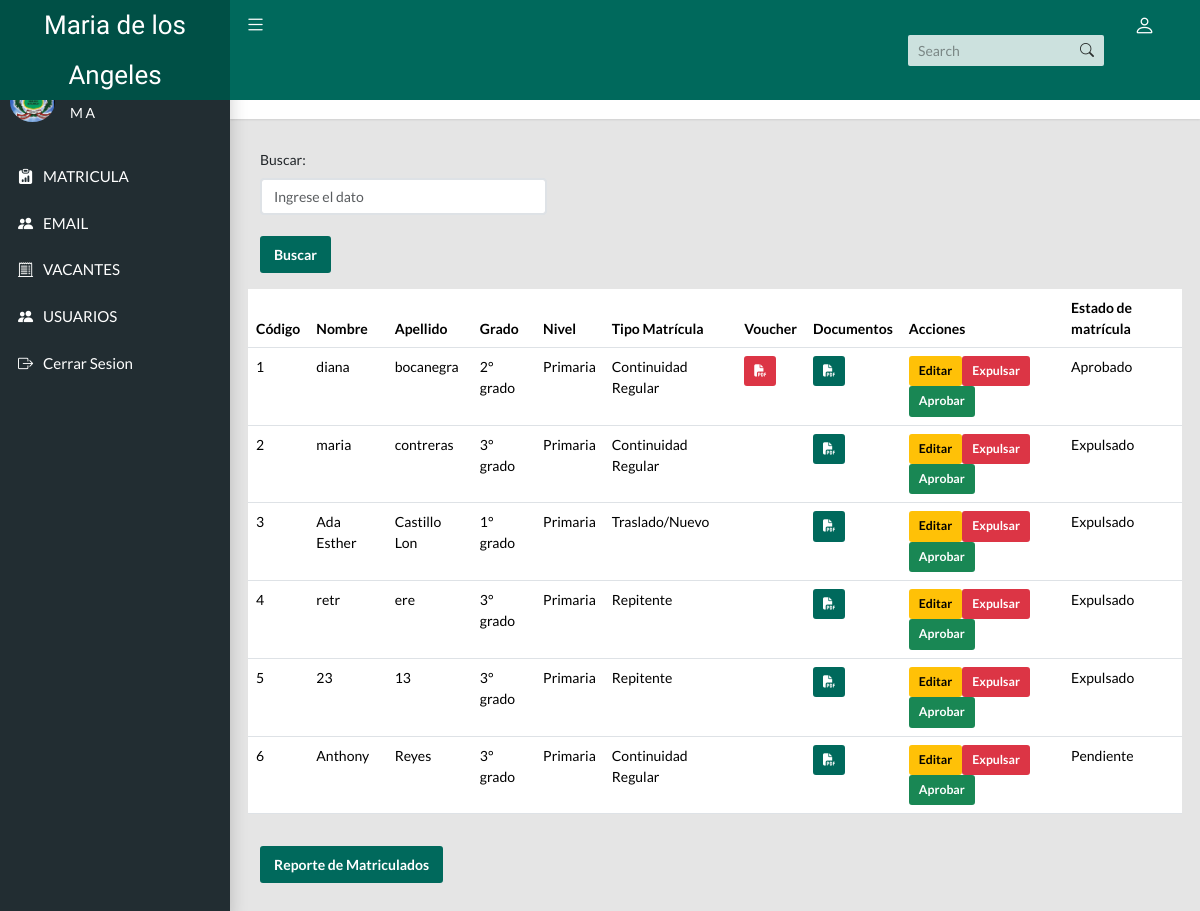
The app's page /administrador/index.php with its own data.
### tables this page shows
CREATE TABLE `matricula` (
  `idMatricula` int(11) NOT NULL,
  `idTipoMatricula` int(11) DEFAULT NULL,
  `ie_Antigua` varchar(50) DEFAULT NULL,
  `archivoDocumentacion` varchar(250) NOT NULL,
  `tipoIdentificacion` int(11) NOT NULL,
  `numeroDocumento` int(11) DEFAULT NULL,
  `nombreAlumno` varchar(100) NOT NULL,
  `apellidoAlumno` varchar(100) NOT NULL,
  `idNivel` int(11) DEFAULT NULL,
  `idGrado` int(11) DEFAULT NULL,
  `vaucher` varchar(250) NOT NULL,
  `archivoVaucher` varchar(250) NOT NULL,
  `idUsuario` int(11) DEFAULT NULL,
  `estado` varchar(50) DEFAULT NULL
);

CREATE TABLE `grado` (
  `idGrado` int(11) NOT NULL,
  `descripcion` varchar(50) NOT NULL
);

CREATE TABLE `nivel` (
  `idNivel` int(11) NOT NULL,
  `descripcion` varchar(50) NOT NULL
);

CREATE TABLE `tipomatricula` (
  `idTipoMatricula` int(11) NOT NULL,
  `descripcion` varchar(50) NOT NULL,
  `contenido` varchar(500) NOT NULL
);

### administrador/index.php (the view, shortened to what this page needs)
<?php
require 'includes/header.php';
include 'models/dbmatricula.php';
if ($_SERVER["REQUEST_METHOD"] == "POST") {
    if (isset($_POST['buscar'])) {
        $busqueda = $_POST['buscar'];
        $query = "SELECT matricula.*,
                         tipomatricula.descripcion AS tipoMatriculaDescripcion,
                         nivel.descripcion AS nivelDescripcion,
                         grado.descripcion AS gradoDescripcion
                  FROM matricula
                  LEFT JOIN tipomatricula ON matricula.idTipoMatricula = tipomatricula.idTipoMatricula
                  LEFT JOIN nivel ON matricula.idNivel = nivel.idNivel
                  LEFT JOIN grado ON matricula.idGrado = grado.idGrado
                  WHERE matricula.idMatricula LIKE '%$busqueda%'
                  OR matricula.nombreAlumno LIKE '%$busqueda%'
                  OR matricula.apellidoAlumno LIKE '%$busqueda%'
                  OR CONCAT(matricula.nombreAlumno, ' ', matricula.apellidoAlumno) LIKE '%$busqueda%'
                  OR grado.descripcion LIKE '%$busqueda%'
                  OR nivel.descripcion LIKE '%$busqueda%'
                  OR matricula.archivoVaucher LIKE '%$busqueda%'
                  OR tipomatricula.descripcion LIKE '%$busqueda%'
                  OR matricula.archivoDocumentacion LIKE '%$busqueda%'
                  OR matricula.estado LIKE '%$busqueda%'";
        $result = $conn->query($query);
    } elseif (isset($_POST['editar'])) {
        $idMatricula = $_POST['idMatricula'];
        header("Location: editar.php?idMatricula=$idMatricula");
        exit();
    } elseif (isset($_POST['expulsar'])) {
        $idMatricula = $_POST['idMatricula'];
        $query = "UPDATE matricula SET estado = 'Expulsado' WHERE idMatricula = $idMatricula";
        $conn->query($query);
        header("Location: " . $_SERVER['PHP_SELF']);
        exit();
    } elseif (isset($_POST['aprobar'])) {
        $idMatricula = $_POST['idMatricula'];
        $query = "UPDATE matricula SET estado = 'Aprobado' WHERE idMatricula = $idMatricula";
        $conn->query($query);
        header("Location: " . $_SERVER['PHP_SELF']);
        exit();
    }
} else {
    $query = "SELECT matricula.*,
                     tipomatricula.descripcion AS tipoMatriculaDescripcion,
                     nivel.descripcion AS nivelDescripcion,
                     grado.descripcion AS gradoDescripcion
              FROM matricula
              LEFT JOIN tipomatricula ON matricula.idTipoMatricula = tipomatricula.idTipoMatricula
              LEFT JOIN nivel ON matricula.idNivel = nivel.idNivel
              LEFT JOIN grado ON matricula.idGrado = grado.idGrado";
    $result = $conn->query($query);
}
?>
<main class="app-content">
    <div class="app-title">
        <div>
            <h1><i class="bi bi-speedometer"></i>Busqueda</h1>
        </div>
        <ul class="app-breadcrumb breadcrumb">
            <li class="breadcrumb-item"><i class="bi bi-house-door fs-6"></i></li>
            <li class="breadcrumb-item"><a href="index.php">Inicio</a></li>
        </ul>
    </div>
    <form method="post" action="<?php echo htmlspecialchars($_SERVER["PHP_SELF"]); ?>" class="mb-3">
        <div class="row">
            <div class="col-md-4">
                <label for="buscar" class="form-label">Buscar:</label>
                <input type="text" name="buscar" class="form-control" placeholder="Ingrese el dato">
                <br><button type="submit" class="btn btn-primary">Buscar</button>
            </div>
        </div>
    </form>
    <div class="row mt-3">
    <table class="table">
        <thead>
            <tr>
                <th>Código</th>
                <th>Nombre</th>
                <th>Apellido</th>
                <th>Grado</th>
                <th>Nivel</th>
                <th>Tipo Matrícula</th>
                <th>Voucher</th>
                <th>Documentos</th>
                <th>Acciones</th>
                <th>Estado de matrícula</th>
            </tr>
        </thead>
        <tbody>
            <?php
            while ($row = $result->fetch_assoc()) {
                echo "<tr>";
                echo "<td>" . (isset($row['idMatricula']) ? $row['idMatricula'] : '') . "</td>";
                echo "<td>" . (isset($row['nombreAlumno']) ? $row['nombreAlumno'] : '') . "</td>";
                echo "<td>" . (isset($row['apellidoAlumno']) ? $row['apellidoAlumno'] : '') . "</td>";
                echo "<td>" . (isset($row['gradoDescripcion']) ? $row['gradoDescripcion'] : '') . "</td>";
                echo "<td>" . (isset($row['nivelDescripcion']) ? $row['nivelDescripcion'] : '') . "</td>";
                echo "<td>" . (isset($row['tipoMatriculaDescripcion']) ? $row['tipoMatriculaDescripcion'] : '') . "</td>";
                echo '<td>';
                if (!empty($row['archivoVaucher'])) {
                    echo '<a href="../archivos/vaucher/' . $row['archivoVaucher'] . '" target="_blank" class="btn btn-danger btn-sm" title="Ver archivo adjunto"><i class="fa fa-file-pdf"></i></a>';
                }
                echo '</td>';
                echo '<td>';
                if (!empty($row['archivoDocumentacion'])) {
                    echo '<a href="../archivos/matriculas/' . $row['archivoDocumentacion'] . '" target="_blank" class="btn btn-primary btn-sm" title="Ver archivo de documentación"><i class="fa fa-file-pdf"></i></a>';
                }
                echo '</td>';
                echo "<td>";
                    echo "<form method='post' action='" . htmlspecialchars($_SERVER["PHP_SELF"]) . "' style='display:inline;'>";
                    echo "<button type='submit' class='btn btn-warning btn-sm' name='editar'>Editar</button>";
                    echo "<button type='submit' class='btn btn-danger btn-sm' name='expulsar'>Expulsar</button>";
                    echo "<button type='submit' class='btn btn-success btn-sm' name='aprobar'>Aprobar</button>";
                    echo "</form>";
                echo "</td>";
                echo "<td>" . (isset($row['estado']) ? $row['estado'] : '') . "</td>";
                echo "</tr>";
            }
            ?>
        </tbody>
    </table>
</div>
    <div class="row mt-3">
        <div class="col-md-12">
            <a href="reportepdf.php" name="generarInforme" class="btn btn-primary">Reporte de Matriculados</a>
        </div>
    </div>
</main>
<?php
require 'includes/footer.php';
?>

### administrador/includes/header.php (shortened to what this page needs)
<!DOCTYPE html>
<html lang="en">
  <head>
    <link rel="stylesheet" type="text/css" href="css/main.css">
    <link rel="stylesheet" type="text/css" href="https://cdn.jsdelivr.net/npm/bootstrap-icons@1.10.5/font/bootstrap-icons.css">
    <link href="https://cdnjs.cloudflare.com/ajax/libs/font-awesome/6.2.1/css/all.min.css" rel="stylesheet" >
  </head>
  <body class="app sidebar-mini">
    <header class="app-header"><a class="app-header__logo" href="index.php">Maria de los Angeles</a>
      <a class="app-sidebar__toggle" href="#" data-toggle="sidebar" aria-label="Hide Sidebar"></a>
      <ul class="app-nav">
        <li class="app-search">
          <input class="app-search__input" type="search" placeholder="Search">
          <button class="app-search__button"><i class="bi bi-search"></i></button>
        </li>
        <li class="dropdown"><a class="app-nav__item" href="#" data-bs-toggle="dropdown" aria-label="Open Profile Menu"><i class="bi bi-person fs-4"></i></a>
        </li>
      </ul>
    </header>
<?php
require_once 'nav.php';
?>

### administrador/includes/nav.php (shortened to what this page needs)
<aside class="app-sidebar">
<div class="app-sidebar__user"><img class="app-sidebar__user-avatar" src="../imagenes/AOE.png" alt="User Image">
    <div>
      <p class="app-sidebar__user-name">Matricula Online</p>
      <p class="app-sidebar__user-designation">M A</p>
    </div>
  </div>
  <ul class="app-menu">
    <li><a class="app-menu__item" href="index.php"><i class="app-menu__icon bi bi-clipboard-data-fill"></i><span class="app-menu__label">MATRICULA</span></a></li>
    <li><a class="app-menu__item" href="email.php"><i class="app-menu__icon bi bi-people-fill"></i><span class="app-menu__label">EMAIL</span></a></li>
    <li><a class="app-menu__item" href="vacantes.php"><i class="app-menu__icon bi bi-receipt-cutoff"></i><span class="app-menu__label">VACANTES</span></a></li>
    <li><a class="app-menu__item" href="usuarios.php"><i class="app-menu__icon bi bi-people-fill"></i><span class="app-menu__label">USUARIOS</span></a></li>
    <li><a class="app-menu__item" href="../logout.php"><i class="app-menu__icon bi bi-box-arrow-right"></i><span class="app-menu__label">Cerrar Sesion</span></a></li>
  </ul>
</aside>

### administrador/includes/footer.php (shortened to what this page needs)
  </body>
</html>

### records on screen
matricula: idMatricula "1", nombreAlumno "diana", apellidoAlumno "bocanegra", idGrado.descripcion "2° grado", idNivel.descripcion "Primaria", idTipoMatricula.descripcion "Continuidad Regular", estado "Aprobado"
matricula: idMatricula "2", nombreAlumno "maria", apellidoAlumno "contreras", idGrado.descripcion "3° grado", idNivel.descripcion "Primaria", idTipoMatricula.descripcion "Continuidad Regular", estado "Expulsado"
matricula: idMatricula "3", nombreAlumno "Ada Esther", apellidoAlumno "Castillo Lon", idGrado.descripcion "1° grado", idNivel.descripcion "Primaria", idTipoMatricula.descripcion "Traslado/Nuevo", estado "Expulsado"
matricula: idMatricula "4", nombreAlumno "retr", apellidoAlumno "ere", idGrado.descripcion "3° grado", idNivel.descripcion "Primaria", idTipoMatricula.descripcion "Repitente", estado "Expulsado"
matricula: idMatricula "5", nombreAlumno "23", apellidoAlumno "13", idGrado.descripcion "3° grado", idNivel.descripcion "Primaria", idTipoMatricula.descripcion "Repitente", estado "Expulsado"
matricula: idMatricula "6", nombreAlumno "Anthony", apellidoAlumno "Reyes", idGrado.descripcion "3° grado", idNivel.descripcion "Primaria", idTipoMatricula.descripcion "Continuidad Regular", estado "Pendiente"
